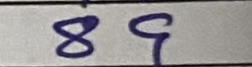
#> input picture script/segmented_images/digit3.png, 252 x 67 px, found by its file name
$ python seperating_digit.py
#> lines starting #> are read from the running program, lines starting #| are printed output that depends on the picture; after the words box and inside, x2 and y2 are one past the last pixel; in counts of white or black regions, pixels touching at a corner belong together
import cv2

# Load the image
image_path = '/Users/vansh/PycharmProjects/Text-Extractor/script/segmented_images/digit3.png'
image = cv2.imread(image_path)
#> image is the input picture: shape (67, 252, 3); mean B, G, R 150.6, 150.1, 153.4

# Convert the image to grayscale
gray = cv2.cvtColor(image, cv2.COLOR_BGR2GRAY)
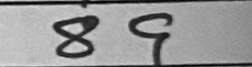
#> gray: shape (67, 252); min 3, max 225, mean 151.2

# Apply thresholding to separate the digits from the background
_, thresh = cv2.threshold(gray, 0, 255, cv2.THRESH_BINARY + cv2.THRESH_OTSU)
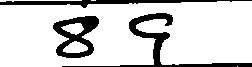
#> thresh: shape (67, 252); 82.8% white; 3 black regions

# Find contours in the binary image
contours, _ = cv2.findContours(thresh, cv2.RETR_EXTERNAL, cv2.CHAIN_APPROX_SIMPLE)
#> contours = 4 contours, 3 with area under 20; largest, box (x1, y1, x2, y2) and area: (0, 1, 252, 67) 14406

# Sort contours by their x-coordinate to get the left-to-right order
contours = sorted(contours, key=lambda c: cv2.boundingRect(c)[0])

# Create a list to store the individual digit images
individual_digit_images = []

for contour in contours:
    x, y, w, h = cv2.boundingRect(contour)

    # Ensure the contour is large enough to be considered a digit
    if w > 10 and h > 10:
        digit_image = thresh[y:y + h, x:x + w]  # This is the inverted image
        inverted_digit_image = 255 - digit_image  # Invert black and white
        individual_digit_images.append(inverted_digit_image)
#> this loop made 4 passes
#> (x, y, w, h) on passes 1, 2, 4: (0, 1, 252, 66), (0, 0, 82, 2), (237, 66, 1, 1)
#> (contour, x, y, w, h) on pass 3: ([[91, 0], [95, 0]], 91, 0, 5, 1)
#> pass 1, `digit_image = thresh[y:y + h, x:x + w]`:
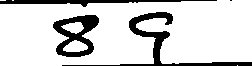
#> digit_image: shape (66, 252); 83.5% white; 4 black regions (1 under 20 px), largest, box (x1, y1, x2, y2) and area: (62, 12, 252, 66) 1172, (53, 15, 99, 57) 940, (0, 0, 217, 7) 622
#> after the loop, individual_digit_images = 1 item

# Assuming there are two digits (8 and 3), you can separate them by their x-coordinates
if len(individual_digit_images) >= 2:
    # Sort the images by their x-coordinates
    individual_digit_images = sorted(individual_digit_images, key=lambda img: cv2.boundingRect(cv2.findNonZero(img))[0])

    # Display or save the individual digit images
    for i, digit_image in enumerate(individual_digit_images):
        cv2.imshow(f'Digit {i + 1}', digit_image)
        cv2.imwrite(f'digit_{i + 1}.png', digit_image)

cv2.waitKey(0)
cv2.destroyAllWindows()

$ run again, with script/segmented_images/digit11.png copied over script/segmented_images/digit3.png
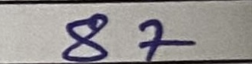
#> input picture script/segmented_images/digit11.png, 252 x 64 px, found by its file name
#> image is the input picture: shape (64, 252, 3); mean B, G, R 146.1, 146.5, 150.2
#> `gray = cv2.cvtColor(image, cv2.COLOR_BGR2GRAY)`:
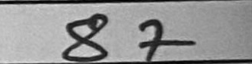
#> gray: shape (64, 252); min 1, max 227, mean 147.7
#> `_, thresh = cv2.threshold(gray, 0, 255, cv2.THRESH_BINARY + cv2.THRESH..`:
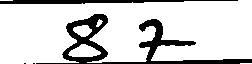
#> thresh: shape (64, 252); 82.5% white; 4 black regions (2 under 20 px)
#> contours = 6 contours, 2 with area under 20; largest, box (x1, y1, x2, y2) and area: (0, 0, 252, 64) 12325, (68, 44, 101, 57) 252, (73, 25, 92, 37) 138, (96, 19, 103, 27) 22
#> the loop `for contour in contours:` made 6 passes
#> (x, y, w, h) on passes 1, 3, 4, 5: (0, 0, 252, 64), (68, 44, 33, 13), (73, 25, 19, 12), (96, 19, 7, 8)
#> after the loop `for contour in contours:`: individual_digit_images = 3 items
#> the loop `for i, digit_image in enumerate(individual_digit_images):` made 3 passes

$ run again, with script/segmented_images/digit16.png copied over script/segmented_images/digit3.png
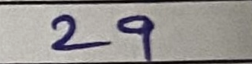
#> input picture script/segmented_images/digit16.png, 252 x 64 px, found by its file name
#> image is the input picture: shape (64, 252, 3); mean B, G, R 146.8, 148.6, 152.1
#> `_, thresh = cv2.threshold(gray, 0, 255, cv2.THRESH_BINARY + cv2.THRESH..`:
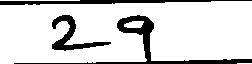
#> thresh: shape (64, 252); 84.6% white; 3 black regions
#> contours = 4 contours, 2 with area under 20; largest, box (x1, y1, x2, y2) and area: (0, 1, 252, 64) 13660, (124, 21, 144, 28) 90
#> the loop `for contour in contours:` made 4 passes
#> (x, y, w, h) on passes 1, 3: (0, 1, 252, 63), (124, 21, 20, 7)
#> pass 1, `digit_image = thresh[y:y + h, x:x + w]`:
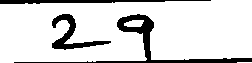
#> digit_image: shape (63, 252); 85.4% white; 3 black regions, box (x1, y1, x2, y2) and area: (14, 14, 252, 63) 1190, (52, 14, 111, 50) 597, (0, 0, 211, 4) 524
#> after the loop `for contour in contours:`: individual_digit_images = 1 item

$ run again, with script/segmented_images/digit19.png copied over script/segmented_images/digit3.png
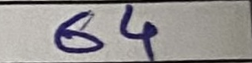
#> input picture script/segmented_images/digit19.png, 252 x 63 px, found by its file name
#> image is the input picture: shape (63, 252, 3); mean B, G, R 147.6, 148.2, 151.8
#> `_, thresh = cv2.threshold(gray, 0, 255, cv2.THRESH_BINARY + cv2.THRESH..`:
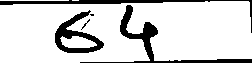
#> thresh: shape (63, 252); 84% white; 5 black regions (2 under 20 px)
#> contours = 3 contours, 2 with area under 20; largest, box (x1, y1, x2, y2) and area: (0, 1, 252, 63) 13648
#> the loop `for contour in contours:` made 3 passes
#> (contour, x, y, w, h) on passes 2 to 3: ([[0, 0], [68, 0]], 0, 0, 69, 1), ([[72, 0], [78, 0]], 72, 0, 7, 1)
#> pass 1, `digit_image = thresh[y:y + h, x:x + w]`:
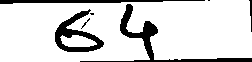
#> digit_image: shape (62, 252); 84.9% white; 7 black regions (3 under 20 px), largest, box (x1, y1, x2, y2) and area: (80, 4, 252, 62) 1031, (55, 9, 104, 52) 751, (0, 0, 205, 4) 502, (249, 0, 252, 32) 49
#> after the loop `for contour in contours:`: individual_digit_images = 1 item
